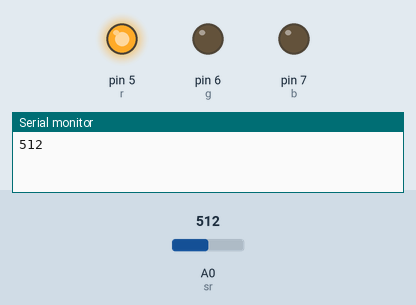
This sketch was run on a simulated Arduino Uno, built with avr-gcc and run on an emulated ATmega328P. On the bench: output pins drawn as LEDs (lit = HIGH), the last lines printed to the serial monitor. The inputs (shaded band) are chosen by the test bench; at power-on: A0 (sr) = 512.

Above: at 1.2 s.
1.3 s: A0 (sr) set to 211
3.2 s: A0 (sr) set to 188
At 4.6 s:
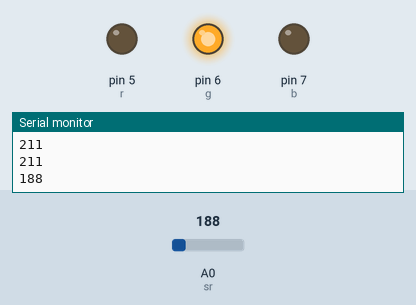
5.5 s: A0 (sr) set to 210
At 7.2 s:
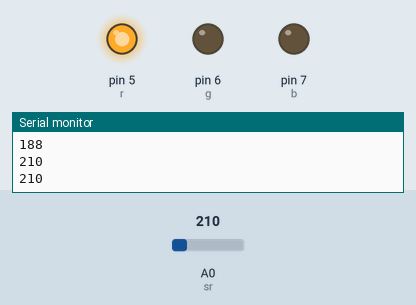
7.5 s: A0 (sr) set to 190
At 8.8 s:
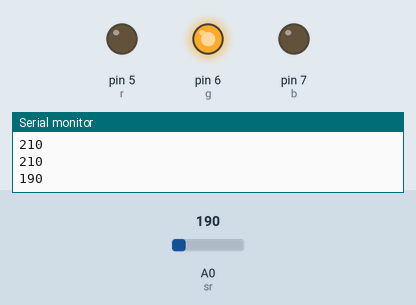
Timing chart, 0 to 10.5 s (numbered marks = the images above; inputs shaded):
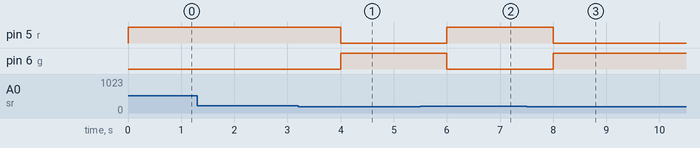

Measured:
- the behaviour switches between 201 and 200 on A0 (sr) (found by bisection; images 0 and 1)
- after the input at 3.2 s, pin 5 (r): HIGH → LOW after 0.80 s; pin 6 (g): LOW → HIGH after 0.80 s
- after the input at 5.5 s, pin 5 (r): LOW → HIGH after 0.50 s; pin 6 (g): HIGH → LOW after 0.50 s
- after the input at 7.5 s, pin 5 (r): HIGH → LOW after 0.50 s; pin 6 (g): LOW → HIGH after 0.50 s

The sketch:

mq2.ino
```cpp
#define sr A0
#define r 5
#define g 6
#define b 7
unsigned long interval = 999;
unsigned long previousTime = 0;
int def, val;

void setup() {
  // put your setup code here, to run once:
  Serial.begin( 9600 );
  pinMode( r, OUTPUT );
  pinMode( g, OUTPUT );
  pinMode( b, OUTPUT );
  def = analogRead( sr );
  val = analogRead( sr );
}

void loop() {
  // put your main code here, to run repeatedly:
  unsigned long currentTime = millis();
  unsigned long sTime = currentTime - previousTime;

  if( sTime > interval )
  {
    val = analogRead( sr );
    Serial.println( val );
    //Serial.println( sTime );
    previousTime = millis();
  }

  if( val > 200 )
  {
    digitalWrite( r, HIGH );
    digitalWrite( g, LOW );
    digitalWrite( b, LOW );
  }
  else if( val > def * 1.2 )
  {
    digitalWrite( r, LOW );
    digitalWrite( g, LOW );
    digitalWrite( b, HIGH );
  }
  else
  {
    digitalWrite( r, LOW );
    digitalWrite( g, HIGH );
    digitalWrite( b, LOW );
  }
}
```
